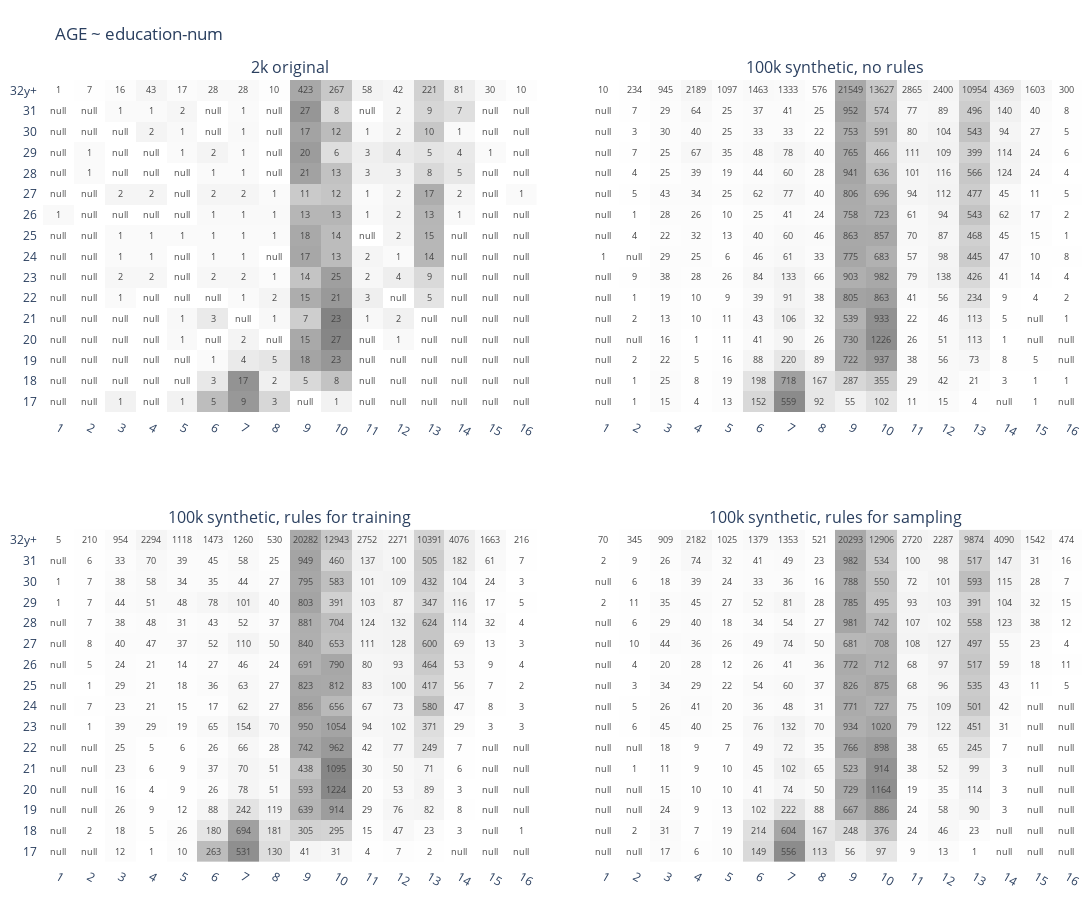

The cell this chart's notebook holds for it:
### Code cell
fig = plot_heats('runs/0', 'AGE', 'education-num')
fig.write_image("figures/adult_age.png")
fig

### Figure 1 — Plotly figure (JSON) as saved in the notebook; plotly's stock layout.template omitted (floating-point values rounded to 4 significant figures; data arrays with more than 128 entries replaced by an {"elided": "..."} marker saying what was removed)
{"data": [{"colorscale": [[0, "white"], [0.3333, "#A7A7A7"], [0.6667, "#7B7B7B"], [1, "#666666"]], "showscale": false, "text": {"elided": "256 int values"}, "textfont": {"size": 9}, "texttemplate": "%{text}", "type": "heatmap", "x": {"elided": "256 int values"}, "xaxis": "x", "y": {"elided": "256 str values"}, "yaxis": "y", "z": {"elided": "256 float values"}, "zmax": 1, "zmin": 0}, {"colorscale": [[0, "white"], [0.3333, "#A7A7A7"], [0.6667, "#7B7B7B"], [1, "#666666"]], "showscale": false, "text": {"elided": "256 int values"}, "textfont": {"size": 9}, "texttemplate": "%{text}", "type": "heatmap", "x": {"elided": "256 int values"}, "xaxis": "x2", "y": {"elided": "256 str values"}, "yaxis": "y2", "z": {"elided": "256 float values"}, "zmax": 1, "zmin": 0}, {"colorscale": [[0, "white"], [0.3333, "#A7A7A7"], [0.6667, "#7B7B7B"], [1, "#666666"]], "showscale": false, "text": {"elided": "256 int values"}, "textfont": {"size": 9}, "texttemplate": "%{text}", "type": "heatmap", "x": {"elided": "256 int values"}, "xaxis": "x3", "y": {"elided": "256 str values"}, "yaxis": "y3", "z": {"elided": "256 float values"}, "zmax": 1, "zmin": 0}, {"colorscale": [[0, "white"], [0.3333, "#A7A7A7"], [0.6667, "#7B7B7B"], [1, "#666666"]], "showscale": false, "text": {"elided": "256 int values"}, "textfont": {"size": 9}, "texttemplate": "%{text}", "type": "heatmap", "x": {"elided": "256 int values"}, "xaxis": "x4", "y": {"elided": "256 str values"}, "yaxis": "y4", "z": {"elided": "256 float values"}, "zmax": 1, "zmin": 0}], "layout": {"annotations": [{"font": {"size": 16}, "showarrow": false, "text": "2k original", "x": 0.2375, "xanchor": "center", "xref": "paper", "y": 1, "yanchor": "bottom", "yref": "paper"}, {"font": {"size": 16}, "showarrow": false, "text": "100k synthetic, no rules", "x": 0.7625, "xanchor": "center", "xref": "paper", "y": 1, "yanchor": "bottom", "yref": "paper"}, {"font": {"size": 16}, "showarrow": false, "text": "100k synthetic, rules for training", "x": 0.2375, "xanchor": "center", "xref": "paper", "y": 0.425, "yanchor": "bottom", "yref": "paper"}, {"font": {"size": 16}, "showarrow": false, "text": "100k synthetic, rules for sampling", "x": 0.7625, "xanchor": "center", "xref": "paper", "y": 0.425, "yanchor": "bottom", "yref": "paper"}], "autosize": false, "height": 900, "margin": {"b": 10, "l": 10, "pad": 5, "r": 10, "t": 80}, "plot_bgcolor": "rgba(0, 0, 0, 0)", "showlegend": false, "title": {"text": "AGE ~ education-num"}, "width": 1100, "xaxis": {"anchor": "y", "autorange": true, "domain": [0, 0.475], "matches": "x3", "range": [-0.5, 15.5], "showticklabels": true, "tickangle": 30, "type": "category"}, "xaxis2": {"anchor": "y2", "autorange": true, "domain": [0.525, 1], "matches": "x4", "range": [-0.5, 15.5], "showticklabels": true, "tickangle": 30, "type": "category"}, "xaxis3": {"anchor": "y3", "autorange": true, "domain": [0, 0.475], "range": [-0.5, 15.5], "showticklabels": true, "tickangle": 30, "type": "category"}, "xaxis4": {"anchor": "y4", "autorange": true, "domain": [0.525, 1], "range": [-0.5, 15.5], "showticklabels": true, "tickangle": 30, "type": "category"}, "yaxis": {"anchor": "x", "autorange": true, "domain": [0.575, 1], "range": [-0.5, 15.5], "type": "category"}, "yaxis2": {"anchor": "x2", "autorange": true, "domain": [0.575, 1], "matches": "y", "range": [-0.5, 15.5], "showticklabels": false, "type": "category"}, "yaxis3": {"anchor": "x3", "autorange": true, "domain": [0, 0.425], "range": [-0.5, 15.5], "type": "category"}, "yaxis4": {"anchor": "x4", "autorange": true, "domain": [0, 0.425], "matches": "y3", "range": [-0.5, 15.5], "showticklabels": false, "type": "category"}}}
